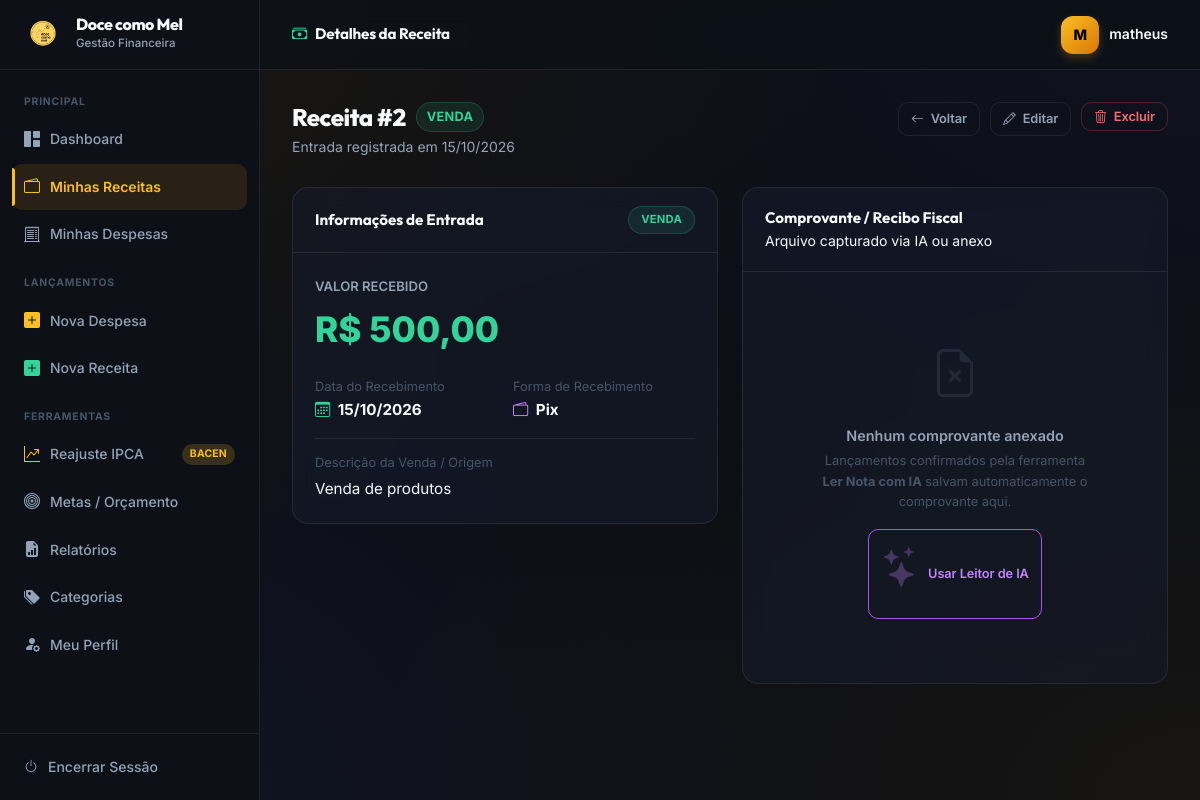
Page /receitas/detalhes/2 (signed in) on the committed database.
### app/models/receita.py (models this page shows, shortened)
class Receita(db.Model):
    __tablename__ = 'receita'
    id_receita = db.Column(db.Integer, primary_key=True)
    valor = db.Column(db.Numeric(10, 2), nullable=False)
    data_receita = db.Column(db.Date, nullable=False, default=date.today, index=True)
    forma_recebimento = db.Column(db.String(50), nullable=False)
    tipo_receita = db.Column(db.String(50), nullable=True, default='Venda')
    descricao = db.Column(db.String(255), nullable=True)
    comprovante = db.Column(db.String(255), nullable=True)
    id_usuario = db.Column(db.Integer, db.ForeignKey('usuario.id_usuario'), nullable=False, index=True)

### app/routes/receitas.py (the view)
@receitas_bp.route('/detalhes/<int:id>')
@login_required
def detalhes(id):
    receita = ReceitaService.buscar_por_id(id)
    if not receita or receita.id_usuario != session['id_usuario']:
        flash('Receita não encontrada.', 'danger')
        return redirect(url_for('receitas.listar'))
    is_pdf = bool(receita.comprovante and receita.comprovante.lower().endswith('.pdf'))
    return render_template(
        'receitas/detalhes.html',
        receita=receita,
        is_pdf=is_pdf
    )

### app/services/receita_service.py (called while the page is built)
    @staticmethod
    def buscar_por_id(id_receita: int) -> Receita | None:
        return db.session.get(Receita, id_receita)

### app/utils.py (called while the page is built)
def login_required(f):
    @wraps(f)
    def decorated(*args, **kwargs):
        if 'id_usuario' not in session:
            return redirect(url_for('auth.login', next=request.path))
        return f(*args, **kwargs)
    return decorated

### app/templates/receitas/detalhes.html (shortened to what this page needs)
{% extends 'base.html' %}
{% block topbar_title %}<i class="bi bi-cash-stack" style="color:var(--green);margin-right:8px;"></i>Detalhes da Receita{% endblock %}
{% block content %}
<div class="page-header">
    <div>
        <div style="display:flex; align-items:center; gap:10px;">
            <h1 class="page-title">Receita #{{ receita.id_receita }}</h1>
            <span class="badge badge-success" style="font-size: 0.8rem; padding: 4px 10px;">
                {{ receita.tipo_receita or 'Venda' }}
            </span>
        </div>
        <p class="page-subtitle">Entrada registrada em {{ receita.data_receita.strftime('%d/%m/%Y') }}</p>
    </div>
    <div style="display:flex; gap:10px;">
        <a href="{{ url_for('receitas.listar') }}" class="btn btn-outline btn-sm">
            <i class="bi bi-arrow-left"></i> Voltar
        </a>
        <a href="{{ url_for('receitas.editar', id=receita.id_receita) }}" class="btn btn-outline btn-sm">
            <i class="bi bi-pencil"></i> Editar
        </a>
        <form method="POST" action="{{ url_for('receitas.excluir', id=receita.id_receita) }}"
              data-confirm="Tem certeza que deseja excluir esta receita (R$ {{ '%.2f'|format(receita.valor)|replace('.',',') }})?">
            <button type="submit" class="btn btn-danger btn-sm">
                <i class="bi bi-trash3"></i> Excluir
            </button>
        </form>
    </div>
</div>
<div style="display: grid; grid-template-columns: 1fr 1fr; gap: 24px; align-items: start;">
    <div style="display:flex; flex-direction:column; gap:20px;">
        <div class="card">
            <div class="card-header" style="display:flex; justify-content:space-between; align-items:center;">
                <h3 class="card-title">Informações de Entrada</h3>
                <span class="badge badge-success">{{ receita.tipo_receita or 'Venda' }}</span>
            </div>
            <div class="card-body">
                <div style="margin-bottom: 20px;">
                    <span style="font-size: 0.82rem; color: var(--text-muted); text-transform: uppercase; font-weight: 600;">Valor Recebido</span>
                    <div style="font-size: 2.2rem; font-weight: 800; color: var(--green); margin-top: 4px;">
                        R$ {{ "%.2f"|format(receita.valor)|replace('.',',') }}
                    </div>
                </div>
                <div style="display:grid; grid-template-columns: 1fr 1fr; gap:16px; margin-bottom: 16px;">
                    <div>
                        <span style="font-size:0.8rem; color:var(--text-subtle); display:block;">Data do Recebimento</span>
                        <strong style="color:var(--text-primary); font-size:0.95rem;">
                            <i class="bi bi-calendar3" style="color:var(--green); margin-right:4px;"></i>
                            {{ receita.data_receita.strftime('%d/%m/%Y') }}
                        </strong>
                    </div>
                    <div>
                        <span style="font-size:0.8rem; color:var(--text-subtle); display:block;">Forma de Recebimento</span>
                        <strong style="color:var(--text-primary); font-size:0.95rem;">
                            <i class="bi bi-wallet2" style="color:#c084fc; margin-right:4px;"></i>
                            {{ receita.forma_recebimento }}
                        </strong>
                    </div>
                </div>
                <div style="border-top: 1px solid var(--border); padding-top: 14px;">
                    <span style="font-size:0.8rem; color:var(--text-subtle); display:block;">Descrição da Venda / Origem</span>
                    <p style="color:var(--text-primary); font-size:0.95rem; margin-top:4px; line-height: 1.5;">
                        {{ receita.descricao or 'Nenhuma descrição informada.' }}
                    </p>
                </div>
            </div>
        </div>
    </div>
    <div class="card" style="position: sticky; top: 90px;">
        <div class="card-header" style="display:flex; justify-content:space-between; align-items:center;">
            <div>
                <h3 class="card-title">Comprovante / Recibo Fiscal</h3>
                <span class="card-subtitle">Arquivo capturado via IA ou anexo</span>
            </div>
        </div>
        <div class="card-body" style="padding: 16px; text-align:center;">
            {% if receita.comprovante %}
                {% if is_pdf %}
                    <div style="background: rgba(255,255,255,0.02); border: 1px solid var(--border); border-radius: var(--radius-sm); padding: 32px 16px; margin-bottom: 12px;">
                        <i class="bi bi-file-earmark-pdf-fill" style="font-size: 3.5rem; color: var(--red);"></i>
                        <p style="font-size: 0.95rem; color: var(--text-primary); margin-top: 10px; font-weight:600;">Comprovante em PDF</p>
                        <p style="font-size: 0.8rem; color: var(--text-muted);">{{ receita.comprovante }}</p>
                        <div style="display:flex; justify-content:center; gap:10px; margin-top: 16px;">
                            <a href="{{ url_for('servir_comprovante', filename=receita.comprovante) }}" target="_blank" class="btn btn-primary btn-sm">
                                <i class="bi bi-box-arrow-up-right"></i> Abrir PDF
                            </a>
                            <a href="{{ url_for('servir_comprovante', filename=receita.comprovante) }}" download class="btn btn-outline btn-sm">
                                <i class="bi bi-download"></i> Baixar
                            </a>
                        </div>
                    </div>
                {% else %}
                    <div style="max-height: 540px; overflow-y: auto; border-radius: var(--radius-sm); border: 1px solid var(--border); background: #000; box-shadow: inset 0 0 10px rgba(0,0,0,0.5);">
                        <a href="{{ url_for('servir_comprovante', filename=receita.comprovante) }}" target="_blank" title="Clique para ampliar">
                            <img src="{{ url_for('servir_comprovante', filename=receita.comprovante) }}"
                                 alt="Comprovante de Receita"
                                 style="width: 100%; height: auto; display: block; object-fit: contain; cursor: zoom-in;">
                        </a>
                    </div>
                    <div style="display:flex; justify-content:space-between; align-items:center; margin-top: 12px; font-size:0.8rem; color:var(--text-muted);">
                        <span><i class="bi bi-info-circle"></i> Clique na imagem para zoom</span>
                        <a href="{{ url_for('servir_comprovante', filename=receita.comprovante) }}" download class="btn btn-ghost btn-sm">
                            <i class="bi bi-download"></i> Baixar Imagem
                        </a>
                    </div>
                {% endif %}
            {% else %}
                <div class="empty-state" style="padding: 48px 16px;">
                    <i class="bi bi-file-earmark-x" style="font-size: 3rem; color: var(--text-subtle);"></i>
                    <p style="font-weight:600; margin-top:10px; color:var(--text-muted);">Nenhum comprovante anexado</p>
                    <span style="font-size: 0.8rem; color: var(--text-subtle); max-width: 280px; display:inline-block; margin-top:4px;">
                        Lançamentos confirmados pela ferramenta <strong>Ler Nota com IA</strong> salvam automaticamente o comprovante aqui.
                    </span>
                    <div style="margin-top: 16px;">
                        <a href="{{ url_for('ia_fiscal.upload') }}" class="btn btn-outline btn-sm" style="border-color:#a855f7; color:#c084fc;">
                            <i class="bi bi-stars"></i> Usar Leitor de IA
                        </a>
                    </div>
                </div>
            {% endif %}
        </div>
    </div>
</div>
{% endblock %}

### app/static/css/style.css (style rules this page uses)
:root { --sidebar-bg: #0d1117; --sidebar-hover: #1c2333; --sidebar-active-bg: rgba(245,158,11,0.12); --sidebar-active-text: #fbbf24; --sidebar-width: 260px; --topbar-height: 70px; --bg: #0b0e14; --surface: rgba(22, 27, 39, 0.7); --surface-solid: #161b27; --surface-2: #1c2333; --border: rgba(255, 255, 255, 0.08); --text: #f8fafc; --text-muted: #94a3b8; --text-subtle: #475569; --amber: #fbbf24; --amber-dark: #d97706; --amber-glow: rgba(251, 191, 36, 0.15); --indigo: #818cf8; --green: #34d399; --red: #f87171; --shadow-sm: 0 1px 2px rgba(0,0,0,0.5); --shadow: 0 10px 30px -10px rgba(0,0,0,0.6); --shadow-lg: 0 20px 50px -12px rgba(0,0,0,0.7); --radius: 16px; --radius-sm: 10px; --transition: cubic-bezier(0.4, 0, 0.2, 1) 0.3s; --glass: blur(12px) saturate(180%); }
*, *::before, *::after { box-sizing: border-box; margin: 0; padding: 0; }
body { font-family: 'Inter', system-ui, -apple-system, sans-serif; background: var(--bg); background-image: radial-gradient(at 0% 0%, rgba(245, 158, 11, 0.08) 0px, transparent 50%), radial-gradient(at 100% 0%, rgba(99, 102, 241, 0.05) 0px, transparent 50%), radial-gradient(at 100% 100%, rgba(245, 158, 11, 0.05) 0px, transparent 50%), radial-gradient(at 0% 100%, rgba(99, 102, 241, 0.08) 0px, transparent 50%); background-attachment: fixed; color: var(--text); display: flex; flex-direction: column; min-height: 100vh; font-size: 14px; line-height: 1.6; -webkit-font-smoothing: antialiased; }
.page-header { display: flex; align-items: flex-start; justify-content: space-between; margin-bottom: 28px; gap: 16px; flex-wrap: wrap; }
.page-title { font-size: 1.5rem; font-weight: 800; color: var(--text); letter-spacing: -0.5px; line-height: 1.2; }
.page-subtitle { font-size: 0.875rem; color: var(--text-muted); margin-top: 4px; }
.card { background: var(--surface); backdrop-filter: var(--glass); border-radius: var(--radius); border: 1px solid var(--border); margin-bottom: 24px; overflow: hidden; transition: all var(--transition); }
.card-header { display: flex; align-items: center; justify-content: space-between; padding: 18px 22px; border-bottom: 1px solid var(--border); gap: 12px; flex-wrap: wrap; }
.card-title { font-size: 0.95rem; font-weight: 700; color: var(--text); display: flex; align-items: center; gap: 8px; }
.card-body { padding: 22px; }
.btn { display: inline-flex; align-items: center; gap: 7px; padding: 9px 18px; border-radius: var(--radius-sm); font-size: 0.875rem; font-weight: 600; cursor: pointer; border: none; text-decoration: none; transition: all var(--transition); white-space: nowrap; font-family: 'Inter', sans-serif; letter-spacing: -0.1px; }
.btn-danger { background: transparent; color: var(--red); border: 1px solid rgba(239,68,68,0.3); }
.btn-outline { background: transparent; border: 1px solid var(--border); color: var(--text-muted); }
.btn-sm { padding: 6px 12px; font-size: 0.8rem; }
.badge { display: inline-flex; align-items: center; padding: 4px 12px; border-radius: 99px; font-size: 0.7rem; font-weight: 700; letter-spacing: 0.02em; white-space: nowrap; text-transform: uppercase; }
.badge-success { background: rgba(52, 211, 153, 0.1); color: var(--green); border: 1px solid rgba(52, 211, 153, 0.2); }
.empty-state { text-align: center; padding: 52px 24px; color: var(--text-muted); }
.empty-state i { font-size: 2.5rem; opacity: 0.3; display: block; margin-bottom: 12px; }
.empty-state p { font-size: 0.9rem; }

### app/templates/base.html (style rules this page uses)
h1, h2, h3, .sidebar-logo-name, .topbar-title { font-family: 'Outfit', sans-serif; }

### rows in the picture
Receita: id_receita "2", tipo_receita "VENDA", data_receita "15/10/2026", valor "500,00", forma_recebimento "Pix", descricao "Venda de produtos"

### other values in the picture
{{ session.get('nome_usuario', 'U')[0].upper() }} "M"
{{ session.get('nome_usuario') }} "matheus"
